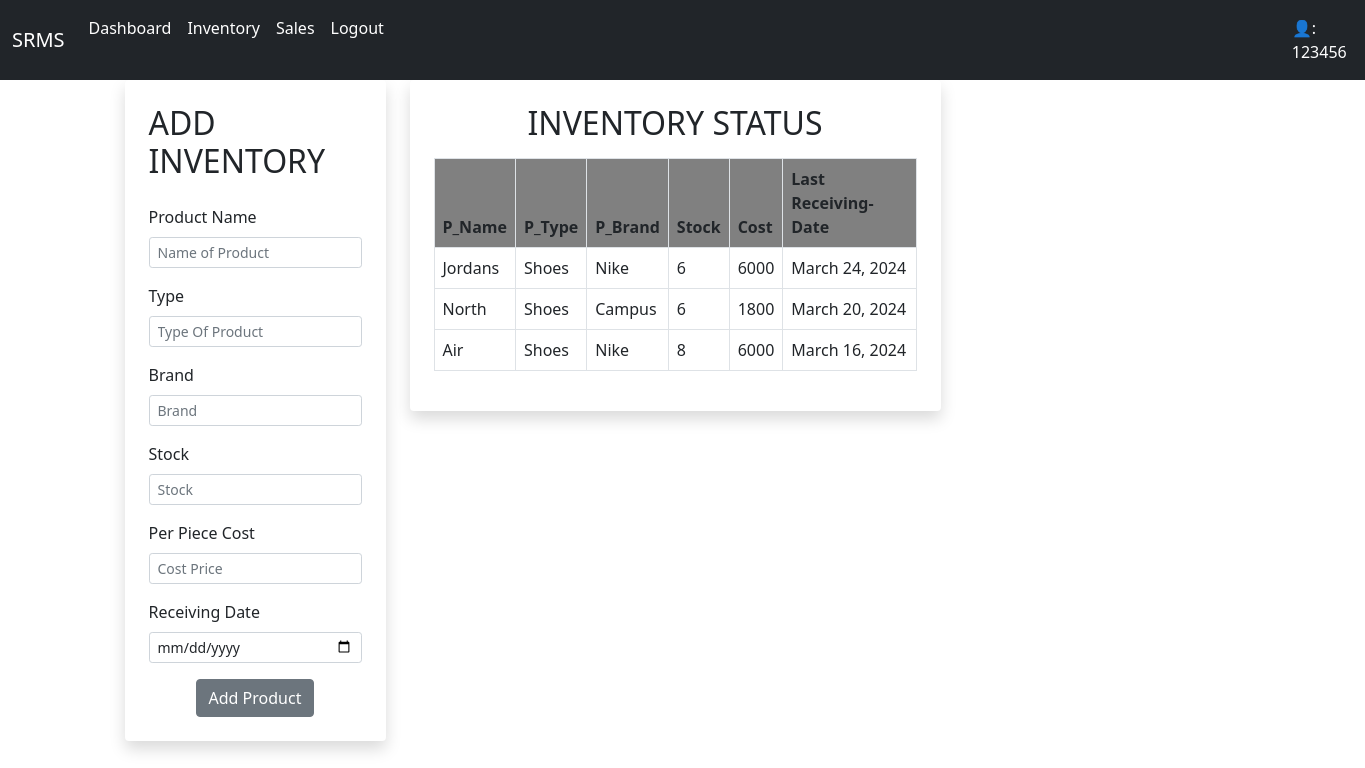
Screenshot of /inventory/ (signed in) with the database file from the repository.
### inventory/models.py (models this page shows)
class Inventory(models.Model):
    username=models.CharField(max_length=20)
    P_Type=models.CharField(max_length=20)
    p_Name=models.CharField(max_length=15)
    P_Brand=models.CharField(max_length=10)
    P_Stock=models.IntegerField()
    R_date=models.DateField(null=True,blank=True)
    cost=models.IntegerField()

### inventory/views.py (the view, shortened to what this page needs)
# urls.py: path('inventory/',iviews.inventory,name='inventory'),
def inventory(request):
    user = request.user
    username = user.username
    queryset = Inventory.objects.filter(username=username).order_by('-R_date')
    context = {"Inventory": queryset}
    return render(request, 'inventory/inventory.html', context=context)

### templates/inventory/inventory.html (shortened to what this page needs)
{% extends 'inventory/base.html' %}
{% block content %}
<div class="container">
  <div class="row">
    <div class="col-md-3">
      <form class="form-container" method="post">
        <div class="shadow p-4 mb-5 bg-white rounded" style="padding-left: 50px; max-width: 300px;">
          <h2 class="mb-4">ADD INVENTORY</h2>
          <div class="mb-3">
            <label for="formGroupExampleInput" class="form-label">Product Name</label>
            <input type="text" class="form-control form-control-sm" id="formGroupExampleInput" placeholder="Name of Product" name="nameofproduct">
          </div>
          <div class="mb-3">
            <label for="formGroupExampleInput2" class="form-label">Type</label>
            <input type="text" class="form-control form-control-sm" id="formGroupExampleInput2" placeholder="Type Of Product" name="typeofproduct">
          </div>
          <div class="mb-3">
            <label for="formGroupExampleInput2" class="form-label">Brand</label>
            <input type="text" class="form-control form-control-sm" id="formGroupExampleInput2" placeholder="Brand" name="brand">
          </div>
          <div class="mb-3">
            <label for="formGroupExampleInput2" class="form-label">Stock</label>
            <input type="text" class="form-control form-control-sm" id="formGroupExampleInput2" placeholder="Stock" name="stock">
          </div>
          <div class="mb-3">
            <label for="formGroupExampleInput2" class="form-label">Per Piece Cost</label>
            <input type="text" class="form-control form-control-sm" id="formGroupExampleInput2" placeholder="Cost Price" name="costprice">
          </div>
          <div class="mb-3">
            <label for="formGroupExampleInput2" class="form-label">Receiving Date</label>
            <input type="date" class="form-control form-control-sm" id="formGroupExampleInput2" name="rdate">
          </div>
          <button type="submit" class="btn btn-secondary d-block mx-auto">Add Product</button>
        </div>
      </form>
    </div>
    <div class="col-md-9">
      <div class="shadow p-4 mb-5 bg-white rounded" style="width: calc(100% - 300px); overflow-y: auto; max-height: 400px;">
        <h2 class="text-center mb-3">INVENTORY STATUS</h2>
        <div class="InventoryStatus">
          <table class="table table-bordered table-hover">
            <thead style="background-color: gray;">
              <tr>
                <th>P_Name</th>
                <th>P_Type</th>
                <th>P_Brand</th>
                <th>Stock</th>
                <th>Cost</th>
                <th>Last Receiving-Date</th>
              </tr>
            </thead>
            <tbody>
              {% for item in Inventory %}
              {% if item.username == user.username %}
              <tr>
                <td>{{ item.p_Name }}</td>
                <td>{{ item.P_Type }}</td>
                <td>{{ item.P_Brand }}</td>
                <td>{{ item.P_Stock }}</td>
                <td>{{ item.cost }}</td>
                <td>{{ item.R_date }}</td>
              </tr>
              {% endif %}
              {% endfor %}
            </tbody>
          </table>
        </div>
      </div>
    </div>
{% endblock %}

### templates/inventory/base.html (shortened to what this page needs)
<!DOCTYPE html>
<html lang="en">
<head>
    <link href="https://cdn.jsdelivr.net/npm/bootstrap@5.0.2/dist/css/bootstrap.min.css" rel="stylesheet">
</head>
<body>
    <nav class="navbar navbar-expand-lg navbar-dark bg-dark">
        <div class="container-fluid">
          <a class="navbar-brand" href="#">SRMS</a>
          <div class="collapse navbar-collapse" id="navbarNavAltMarkup">
            <div class="navbar-nav">
              <a class="nav-link active" aria-current="page" href="{% url 'dashboard'%}">Dashboard</a>
              <a class="nav-link active" aria-current="page" href="{% url 'inventory'%}">Inventory</a>
              <a class="nav-link active" aria-current="page" href="{% url 'sales'%}">Sales</a>
              <a class="nav-link active" aria-current="page" href="{% url 'logout'%}">Logout</a>
              <a class="nav-link active" aria-current="page" href="#" style="color: white; padding-left: 900px;">&#128100;: {{ user.username }}</a>
            </div>
          </div>
        </div>
      </nav>
    {% block content%}
    {% endblock %}
</body>
</html>

### rows the page displays
Inventory: p_Name "Jordans", P_Type "Shoes", P_Brand "Nike", P_Stock "6", cost "6000", R_date "March 24, 2024"
Inventory: p_Name "North", P_Type "Shoes", P_Brand "Campus", P_Stock "6", cost "1800", R_date "March 20, 2024"
Inventory: p_Name "Air", P_Type "Shoes", P_Brand "Nike", P_Stock "8", cost "6000", R_date "March 16, 2024"

### other values shown
{{ user.username }} "123456"
